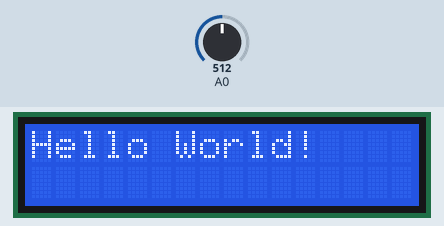
Recording of a sketch running on a simulated Arduino Uno, built with avr-gcc and run on an emulated ATmega328P. On the bench: 16×2 character LCD. The inputs (shaded band) are chosen by the test bench; at power-on: A0 = 512.

Above: at 1.2 s.
1.3 s: A0 set to 458
2.8 s: A0 set to 435
At 3.92 s:
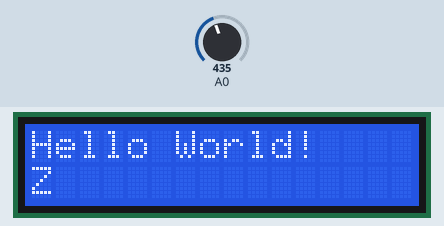
At 5.7 s:
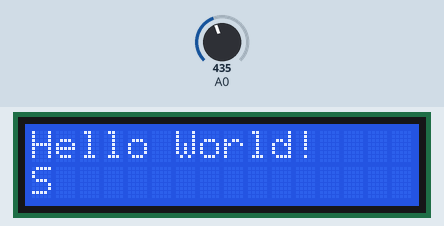
5.8 s: A0 set to 510
7.3 s: A0 set to 306
At 7.7 s:
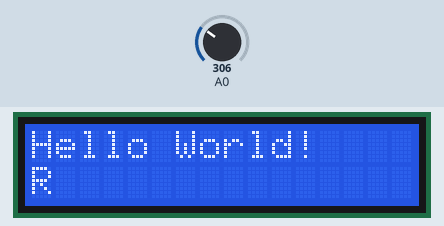
9.8 s: A0 set to 266
12.0 s: A0 set to 233
At 12.4 s:
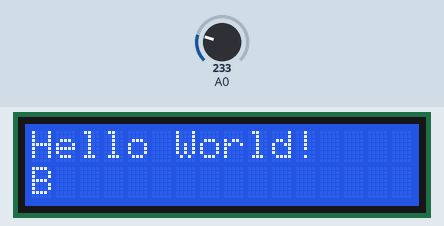
Timing chart, 0 to 15.0 s (numbered marks = the images above; inputs shaded):
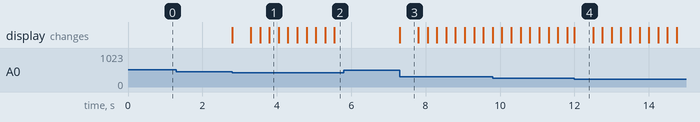

The sketch:

000_HelloWorld.ino
```cpp
#include <limits.h>
#include <LiquidCrystal.h>
#include <Time.h>
#include <TimeLib.h>

#define btnRIGHT  0
#define btnUP     1
#define btnDOWN   2
#define btnLEFT   3
#define btnSELECT 4
#define btnNONE   5

// select the pins used on the LCD panel
LiquidCrystal s_lcd(8, 9, 4, 5, 6, 7);

// define some values used by the panel and buttons
String    s_availableChars = " ABCDEFGHIJKLMNOPQRSTUVWXYZ,.!";
int       s_currentCharIndex = 0;
String    s_currentString = "";

int       s_iOldKeyInput = btnNONE;
int       s_iRepeatCount = 0;
time_t    old_millis = INT_MIN;

// read the buttons
int read_LCD_buttons()
{
  int iKeyInput    = analogRead(0);      // read the value from the sensor

  if (iKeyInput > 1000) return btnNONE;
  if (iKeyInput < 50)   return btnRIGHT;
  if (iKeyInput < 250)  return btnUP;
  if (iKeyInput < 450)  return btnDOWN;
  if (iKeyInput < 650)  return btnLEFT;
  if (iKeyInput < 850)  return btnSELECT;

  return btnNONE;  // when all others fail, return this...
}

void RemoveLetter()
{
  int iStrLength = s_currentString.length();
  if (iStrLength > 0)
  {
    s_currentString.remove(iStrLength - 1);
  }

  s_lcd.setCursor(0, 1);
  s_lcd.print("               ");
}

void AddLetter()
{
  s_currentString = s_currentString + s_availableChars[s_currentCharIndex];
  s_currentCharIndex = 0;
}

void ProcessButtonUp()
{
  s_currentCharIndex += 1;
  if (s_currentCharIndex == s_availableChars.length())
    s_currentCharIndex = 0;
}

void ProcessButtonDown()
{
  s_currentCharIndex -= 1;
  if (s_currentCharIndex < 0)
    s_currentCharIndex = s_availableChars.length() - 1;
}

void ProcessKey(int iLCDKey)
{
  // Default case, so make it work quickly.
  if (iLCDKey == btnNONE)
  {
    s_iRepeatCount = 0;
    s_iOldKeyInput = iLCDKey;
    return;
  }

  bool bReturn = false;
  time_t current_now = now();
  time_t current_millis = millis();

  if (iLCDKey == s_iOldKeyInput)
  {
    int iLimit = 500;
    if (s_iRepeatCount > 1)
    {
      iLimit = 250;
    }

    if (abs(current_millis - old_millis) < iLimit)
    {
      bReturn = true;
    }
  }
  else
  {
    s_iRepeatCount = 0;
  }

  s_iOldKeyInput = iLCDKey;
  if (bReturn)
  {
    return;
  }

  old_millis = current_millis;
  s_iRepeatCount++;

  switch (iLCDKey)
  {
    case btnLEFT:
      RemoveLetter();
      break;
    case btnRIGHT:
      AddLetter();
      break;
    case btnUP:
      ProcessButtonUp();
      break;
    case btnDOWN:
      ProcessButtonDown();
      break;
    case btnSELECT:
      break;
  }
}
void setup()
{
  Serial.begin(9600);
  s_lcd.begin(16, 2);              // start the library
  s_lcd.clear();
  s_lcd.setCursor(0, 0);
  s_lcd.print("Hello World!"); // print a simple message
}

void loop()
{
  // Update the current character.
  int iLCDKey = read_LCD_buttons();
  ProcessKey(iLCDKey);

  String currentString = s_currentString + s_availableChars[s_currentCharIndex];
  s_lcd.setCursor(0, 1);
  s_lcd.print(currentString);
}
```

Measured:
- the behaviour switches between 450 and 449 on A0 (found by bisection; images 0 and 1)
- the behaviour switches between 250 and 249 on A0 (found by bisection; images 3 and 4)
- after the input at 1.3 s, every drawn part: stays the same
- after the input at 2.8 s, the display: first changes at once (image 1 shows a later state)
- after the input at 5.8 s, every drawn part: stays the same
- after the input at 7.3 s, the display: changes at once (image 3)
- after the input at 12.0 s, the display: changes at once (image 4)
- what the display in image 3 shows lasts 0.5 s, from 7.3 s to 7.8 s
